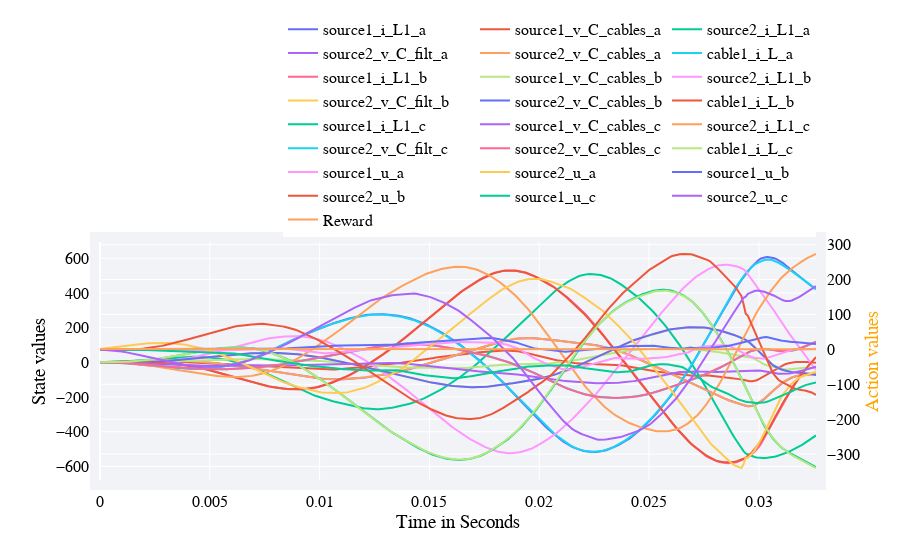

The notebook cell saved with this chart:
### Code cell
hook = DataHook(collect_state_ids = env.state_ids,
                collect_action_ids = env.action_ids)

hook = Simulate(controllers, env, hook=hook)


RenderHookResults(hook = hook,
                    states_to_plot  = env.state_ids,
                    actions_to_plot = env.action_ids,
                    plot_reward=true)

### Figure 1 — Plotly figure (JSON) as saved in the notebook; plotly's stock layout.template omitted (floating-point values rounded to 4 significant figures; data arrays with more than 128 entries replaced by an {"elided": "..."} marker saying what was removed)
{"data": [{"mode": "lines", "name": "source1_i_L1_a", "type": "scatter", "x": {"elided": "327 float values"}, "y": {"elided": "327 float values"}}, {"mode": "lines", "name": "source1_v_C_cables_a", "type": "scatter", "x": {"elided": "327 float values"}, "y": {"elided": "327 float values"}}, {"mode": "lines", "name": "source2_i_L1_a", "type": "scatter", "x": {"elided": "327 float values"}, "y": {"elided": "327 float values"}}, {"mode": "lines", "name": "source2_v_C_filt_a", "type": "scatter", "x": {"elided": "327 float values"}, "y": {"elided": "327 float values"}}, {"mode": "lines", "name": "source2_v_C_cables_a", "type": "scatter", "x": {"elided": "327 float values"}, "y": {"elided": "327 float values"}}, {"mode": "lines", "name": "cable1_i_L_a", "type": "scatter", "x": {"elided": "327 float values"}, "y": {"elided": "327 float values"}}, {"mode": "lines", "name": "source1_i_L1_b", "type": "scatter", "x": {"elided": "327 float values"}, "y": {"elided": "327 float values"}}, {"mode": "lines", "name": "source1_v_C_cables_b", "type": "scatter", "x": {"elided": "327 float values"}, "y": {"elided": "327 float values"}}, {"mode": "lines", "name": "source2_i_L1_b", "type": "scatter", "x": {"elided": "327 float values"}, "y": {"elided": "327 float values"}}, {"mode": "lines", "name": "source2_v_C_filt_b", "type": "scatter", "x": {"elided": "327 float values"}, "y": {"elided": "327 float values"}}, {"mode": "lines", "name": "source2_v_C_cables_b", "type": "scatter", "x": {"elided": "327 float values"}, "y": {"elided": "327 float values"}}, {"mode": "lines", "name": "cable1_i_L_b", "type": "scatter", "x": {"elided": "327 float values"}, "y": {"elided": "327 float values"}}, {"mode": "lines", "name": "source1_i_L1_c", "type": "scatter", "x": {"elided": "327 float values"}, "y": {"elided": "327 float values"}}, {"mode": "lines", "name": "source1_v_C_cables_c", "type": "scatter", "x": {"elided": "327 float values"}, "y": {"elided": "327 float values"}}, {"mode": "lines", "name": "source2_i_L1_c", "type": "scatter", "x": {"elided": "327 float values"}, "y": {"elided": "327 float values"}}, {"mode": "lines", "name": "source2_v_C_filt_c", "type": "scatter", "x": {"elided": "327 float values"}, "y": {"elided": "327 float values"}}, {"mode": "lines", "name": "source2_v_C_cables_c", "type": "scatter", "x": {"elided": "327 float values"}, "y": {"elided": "327 float values"}}, {"mode": "lines", "name": "cable1_i_L_c", "type": "scatter", "x": {"elided": "327 float values"}, "y": {"elided": "327 float values"}}, {"mode": "lines", "name": "source1_u_a", "type": "scatter", "x": {"elided": "327 float values"}, "y": {"elided": "327 float values"}, "yaxis": "y2"}, {"mode": "lines", "name": "source2_u_a", "type": "scatter", "x": {"elided": "327 float values"}, "y": {"elided": "327 float values"}, "yaxis": "y2"}, {"mode": "lines", "name": "source1_u_b", "type": "scatter", "x": {"elided": "327 float values"}, "y": {"elided": "327 float values"}, "yaxis": "y2"}, {"mode": "lines", "name": "source2_u_b", "type": "scatter", "x": {"elided": "327 float values"}, "y": {"elided": "327 float values"}, "yaxis": "y2"}, {"mode": "lines", "name": "source1_u_c", "type": "scatter", "x": {"elided": "327 float values"}, "y": {"elided": "327 float values"}, "yaxis": "y2"}, {"mode": "lines", "name": "source2_u_c", "type": "scatter", "x": {"elided": "327 float values"}, "y": {"elided": "327 float values"}, "yaxis": "y2"}, {"mode": "lines", "name": "Reward", "type": "scatter", "x": {"elided": "327 float values"}, "y": {"elided": "327 float values"}, "yaxis": "y2"}], "layout": {"font": {"color": "black", "family": "Arial", "size": 16}, "legend": {"orientation": "h", "x": 1, "xanchor": "right", "y": 1.02, "yanchor": "bottom"}, "margin": {"b": 80, "l": 100, "pad": 10, "r": 80, "t": 100}, "plot_bgcolor": "#f1f3f7", "xaxis": {"title": {"text": "Time in Seconds"}}, "yaxis": {"title": {"text": "State values"}}, "yaxis2": {"overlaying": "y", "side": "right", "title": "Action values", "titlefont": {"color": "orange"}}}}
